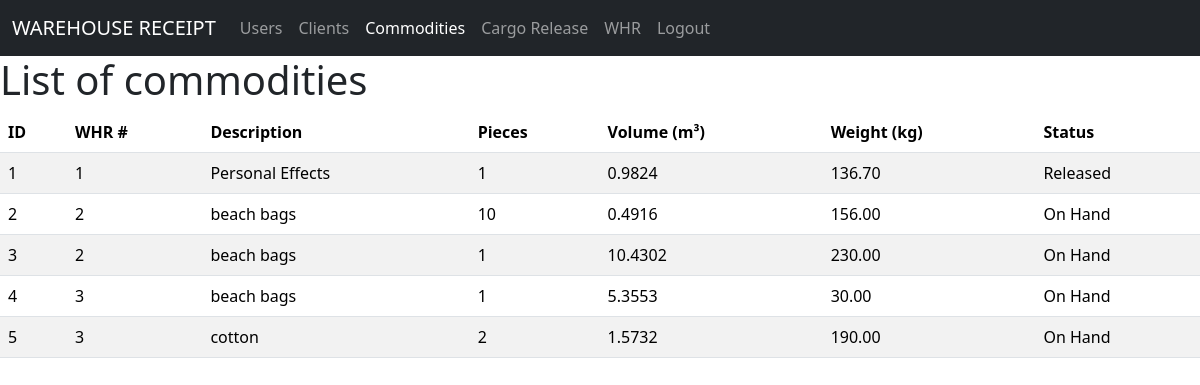
The app's page /commodities/ (signed in) with its own data.
### models/commodity_model.py (models this page shows, shortened)
class Commodity(db.Model):
    __tablename__ = "commodities"
    STATUS_ON_HAND   = 0
    STATUS_RELEASED  = 1
    id           = db.Column(db.Integer, primary_key=True)
    description  = db.Column(db.String(120), nullable=False)
    package_type = db.Column(db.String(120), nullable=False)
    pieces       = db.Column(db.Integer, nullable=False)
    length       = db.Column(db.Float(11, 2), nullable=False)
    width        = db.Column(db.Float(11, 2), nullable=False)
    height       = db.Column(db.Float(11, 2), nullable=False)
    unit         = db.Column(db.String(20), nullable=False)         # unidad de las dimensiones
    weight       = db.Column(db.Float(11, 2), nullable=False)       # siempre en kg
    weight_unit  = db.Column(db.String(5), nullable=False, default="kg")  # 'kg' o 'lb'
    volume       = db.Column(db.Float(11, 4), nullable=False)       # siempre en m³
    volume_unit  = db.Column(db.String(5), nullable=False, default="m3")  # 'm3','cm3','ft3','in3'
    status       = db.Column(db.Integer, nullable=False, default=STATUS_ON_HAND)
    whr_id = db.Column(db.Integer, db.ForeignKey('whrs.id'), nullable=True)
    whr    = db.relationship('WHR', back_populates='commodities')
    @staticmethod
    def get_all():
        return Commodity.query.all()

### models/whr_model.py (models this page shows, shortened)
class WHR(db.Model):
    __tablename__ = "whrs"
    id          = db.Column(db.Integer, primary_key=True)
    whr_number  = db.Column(db.String(50), nullable=False, unique=True)
    date        = db.Column(db.Date, nullable=False)
    mbl         = db.Column(db.String(50))
    hbl         = db.Column(db.String(50))
    shipper_id   = db.Column(db.Integer, db.ForeignKey('clients.id'), nullable=False)
    consignee_id = db.Column(db.Integer, db.ForeignKey('clients.id'), nullable=False)
    shipper   = db.relationship('Client', foreign_keys=[shipper_id])
    consignee = db.relationship('Client', foreign_keys=[consignee_id])
    mode_of_transportation = db.Column(db.String(50), nullable=False)
    origin      = db.Column(db.String(100), nullable=False)
    destination = db.Column(db.String(100), nullable=False)
    commodities = db.relationship(
        "Commodity",
        back_populates="whr",
        cascade="all, delete-orphan"
    )
    def delete(self):
        db.session.delete(self)
        db.session.commit()

### controllers/commodity_controller.py (the view)
@commodity_bp.route("/")
@login_required
def index():
    commodities = Commodity.get_all()
    return commodity_view.list(commodities)

### run.py (called while the page is built)
@app.context_processor
def inject_active_path():
    def is_active(path):
        return 'active' if request.path == path else ''
    return dict(
        is_active=is_active,
        logged_in=('user_id' in session),
        current_user=session.get('username')
    )

### views/commodity_view.py (called while the page is built)
def list(commodities):
    return render_template('commodities/index.html',commodities=commodities)

### templates/commodities/index.html (shortened to what this page needs)
{% extends 'base.html' %}
{% block content %}
<h1>List of commodities</h1>
<table class="table table-striped">
    <thead>
        <tr>
            <th>ID</th>
            <th>WHR #</th>
            <th>Description</th>
            <th>Pieces</th>
            <th>Volume (m³)</th>
            <th>Weight (kg)</th>
            <th>Status</th>
        </tr>
    </thead>
    <tbody>
    {% for item in commodities %}
        <tr>
            <td>{{ item.id }}</td>
            <td>
                {% if item.whr %}
                    {{ item.whr.whr_number }}
                {% else %}
                    -
                {% endif %}
            </td>
            <td>{{ item.description }}</td>
            <td>{{ item.pieces }}</td>
            <td>{{ item.volume | round(4) }}</td>
            <td>{{ item.weight | round(2) }}</td>
            <td>
                {% if item.status == item.STATUS_ON_HAND %}
                    On Hand
                {% elif item.status == item.STATUS_RELEASED %}
                    Released
                {% else %}
                    Unknown
                {% endif %}
            </td>
        </tr>
    {% endfor %}
    </tbody>
</table>
{% endblock %}

### templates/base.html (shortened to what this page needs)
<!doctype html>
<html lang="en">
<head>
  <link href="https://cdn.jsdelivr.net/npm/bootstrap@5.3.8/dist/css/bootstrap.min.css" rel="stylesheet"
>
</head>
<body>
  {% if logged_in %}
  <nav class="navbar navbar-expand-lg navbar-dark bg-dark">
    <div class="container-fluid">
      <a class="navbar-brand" href="/">WAREHOUSE RECEIPT</a>
      <div class="collapse navbar-collapse" id="navbarNav">
        <ul class="navbar-nav">
          <li class="nav-item">
            <a class="nav-link {{ is_active('/users/') }}" href="/users/">Users</a>
          </li>
          <li class="nav-item">
            <a class="nav-link {{ is_active('/clients/') }}" href="/clients/">Clients</a>
          </li>
          <li class="nav-item">
            <a class="nav-link {{ is_active('/commodities/') }}" href="/commodities/">Commodities</a>
          </li>
          <li class="nav-item">
            <a class="nav-link {{ is_active('/cr/') }}" href="/cr/">Cargo Release</a>
          </li>
          <li class="nav-item">
            <a class="nav-link {{ is_active('/whr/') }}" href="/whr/">WHR</a>
          </li>
          <li class="nav-item">
            <a class="nav-link" href="{{ url_for('logout') }}">Logout</a>
          </li>
        </ul>
      </div>
    </div>
  </nav>
  {% endif %}
  {% block content %}
  {% endblock %}
</body>
</html>

### records on screen
Commodity: id "1", whr.whr_number "1", description "Personal Effects", pieces "1", volume "0.9824", weight "136.70", status "Released"
Commodity: id "2", whr.whr_number "2", description "beach bags", pieces "10", volume "0.4916", weight "156.00", status "On Hand"
Commodity: id "3", whr.whr_number "2", description "beach bags", pieces "1", volume "10.4302", weight "230.00", status "On Hand"
Commodity: id "4", whr.whr_number "3", description "beach bags", pieces "1", volume "5.3553", weight "30.00", status "On Hand"
Commodity: id "5", whr.whr_number "3", description "cotton", pieces "2", volume "1.5732", weight "190.00", status "On Hand"
